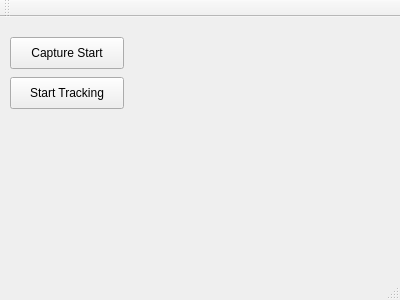
<?xml version="1.0" encoding="UTF-8"?>
<ui version="4.0">
 <class>MainWindow</class>
 <widget class="QMainWindow" name="MainWindow">
  <property name="geometry">
   <rect>
    <x>0</x>
    <y>0</y>
    <width>400</width>
    <height>300</height>
   </rect>
  </property>
  <property name="windowTitle">
   <string>MainWindow</string>
  </property>
  <widget class="QWidget" name="centralWidget">
   <widget class="QPushButton" name="pushButton_CaptureStart">
    <property name="geometry">
     <rect>
      <x>10</x>
      <y>20</y>
      <width>114</width>
      <height>32</height>
     </rect>
    </property>
    <property name="text">
     <string>Capture Start</string>
    </property>
   </widget>
   <widget class="QPushButton" name="pushButton_StartTracking">
    <property name="geometry">
     <rect>
      <x>10</x>
      <y>60</y>
      <width>114</width>
      <height>32</height>
     </rect>
    </property>
    <property name="text">
     <string>Start Tracking</string>
    </property>
   </widget>
  </widget>
  <widget class="QMenuBar" name="menuBar">
   <property name="geometry">
    <rect>
     <x>0</x>
     <y>0</y>
     <width>400</width>
     <height>22</height>
    </rect>
   </property>
  </widget>
  <widget class="QToolBar" name="mainToolBar">
   <attribute name="toolBarArea">
    <enum>TopToolBarArea</enum>
   </attribute>
   <attribute name="toolBarBreak">
    <bool>false</bool>
   </attribute>
  </widget>
  <widget class="QStatusBar" name="statusBar"/>
 </widget>
 <layoutdefault spacing="6" margin="11"/>
 <resources/>
 <connections/>
</ui>
